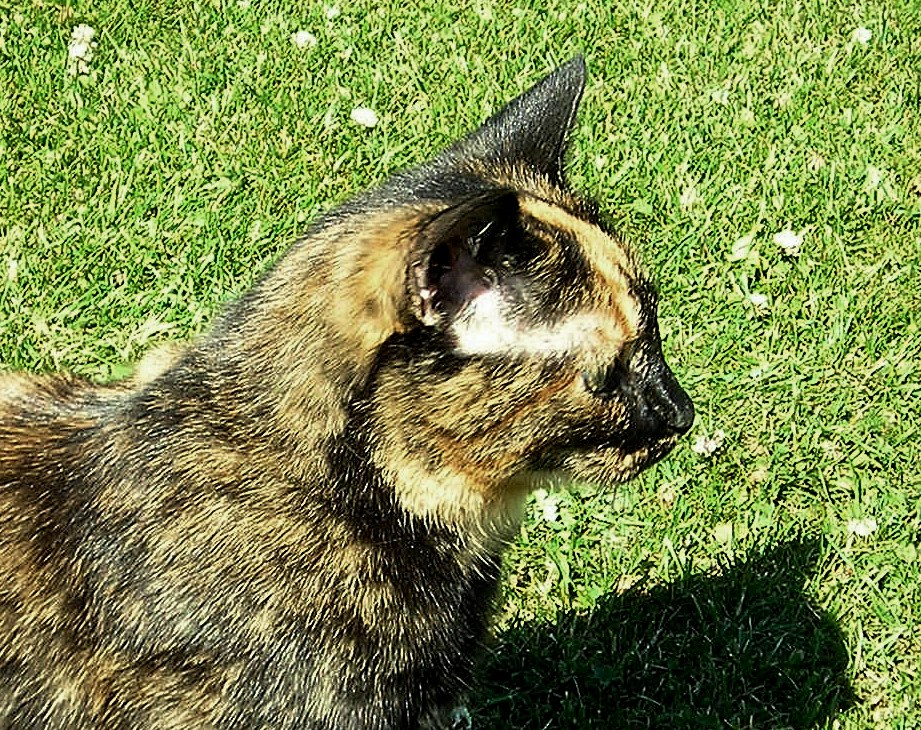
#> input picture data/paper_images/cat_on_grass.jpg, 921 x 730 px
$ python make_mask_badge_reference.py --image ../data/paper_images/cat_on_grass.jpg --semantic-mask ../data/paper_images/dog_sitting_cc0.jpg --output out.png --mask-output out.png
#> lines starting #> are read from the running program, lines starting #| are printed output that depends on the picture; after the words box and inside, x2 and y2 are one past the last pixel; in counts of white or black regions, pixels touching at a corner belong together
from __future__ import annotations

import argparse
import json
import math
from pathlib import Path

import numpy as np
from PIL import Image, ImageDraw, ImageFilter

try:
    import cv2
except Exception:  # pragma: no cover - fallback path is exercised only without opencv.
    cv2 = None


COLOR_RGB = {
    "blue": (18, 88, 220),
    "green": (20, 150, 80),
    "red": (220, 28, 28),
    "yellow": (235, 195, 30),
}


def parse_color(value: str) -> tuple[int, int, int]:
    key = value.lower().strip()
    if key in COLOR_RGB:
        return COLOR_RGB[key]
    parts = [float(item.strip()) for item in value.split(",")]
    if len(parts) != 3:
        raise ValueError("--color must be a known color or r,g,b")
    if max(parts) <= 1.0:
        parts = [v * 255.0 for v in parts]
    return tuple(int(max(0, min(255, round(v)))) for v in parts)


def tight_box(mask: np.ndarray) -> tuple[int, int, int, int]:
    ys, xs = np.where(mask > 127)
    if len(xs) == 0 or len(ys) == 0:
        raise ValueError("semantic mask is empty")
    return int(xs.min()), int(ys.min()), int(xs.max()) + 1, int(ys.max()) + 1


def estimate_background_color(image: Image.Image, semantic_mask: Image.Image) -> tuple[int, int, int]:
    rgb = np.asarray(image.convert("RGB"), dtype=np.uint8)
    hard = np.asarray(semantic_mask) > 127
    dilated = np.asarray(semantic_mask.filter(ImageFilter.MaxFilter(41))) > 0
    ring = dilated & ~hard
    if ring.sum() < 32:
        ring = ~hard
    samples = rgb[ring]
    if len(samples) == 0:
        samples = rgb.reshape(-1, 3)
    return tuple(int(v) for v in np.median(samples, axis=0))


def star_points(cx: float, cy: float, rx: float, ry: float, points: int = 5) -> list[tuple[float, float]]:
    coords = []
    for idx in range(points * 2):
        radius = 1.0 if idx % 2 == 0 else 0.42
        angle = -math.pi / 2.0 + idx * math.pi / points
        coords.append((cx + math.cos(angle) * rx * radius, cy + math.sin(angle) * ry * radius))
    return coords


def heart_points(cx: float, cy: float, rx: float, ry: float, samples: int = 96) -> list[tuple[float, float]]:
    coords = []
    for idx in range(samples):
        t = 2.0 * math.pi * idx / samples
        x = 16.0 * math.sin(t) ** 3
        y = 13.0 * math.cos(t) - 5.0 * math.cos(2.0 * t) - 2.0 * math.cos(3.0 * t) - math.cos(4.0 * t)
        coords.append((cx + (x / 18.0) * rx, cy - (y / 18.0) * ry))
    return coords


def draw_replacement_shape(draw: ImageDraw.ImageDraw, shape: str, box: tuple[int, int, int, int], fill: int) -> None:
    x0, y0, x1, y1 = box
    cx = (x0 + x1) / 2.0
    cy = (y0 + y1) / 2.0
    rx = max(1.0, (x1 - x0) / 2.0)
    ry = max(1.0, (y1 - y0) / 2.0)
    if shape == "ellipse":
        draw.ellipse(box, fill=fill)
    elif shape == "star":
        draw.polygon(star_points(cx, cy, rx, ry), fill=fill)
    elif shape == "heart":
        draw.polygon(heart_points(cx, cy, rx, ry), fill=fill)
    else:
        raise ValueError(f"Unsupported replacement shape: {shape}")


def remove_source_object(
    image: Image.Image,
    semantic_mask: Image.Image,
    *,
    mode: str,
    dilate: int,
    radius: float,
) -> tuple[Image.Image, tuple[int, int, int] | None, tuple[int, int] | None]:
    if mode == "median" or cv2 is None:
        background_color = estimate_background_color(image, semantic_mask)
        filled = image.copy()
        alpha = semantic_mask.point(lambda value: 255 if value > 127 else 0)
        filled.paste(Image.new("RGB", image.size, background_color), (0, 0), alpha)
        return filled, background_color, None

    rgb = np.asarray(image.convert("RGB"), dtype=np.uint8)
    hard = (np.asarray(semantic_mask.convert("L")) > 127).astype(np.uint8) * 255
    if dilate > 0:
        kernel = cv2.getStructuringElement(cv2.MORPH_ELLIPSE, (2 * dilate + 1, 2 * dilate + 1))
        hard = cv2.dilate(hard, kernel, iterations=1)
    if mode == "patch":
        x0, y0, x1, y1 = tight_box(hard)
        box_w = x1 - x0
        box_h = y1 - y0
        candidates = [
            (box_w + 24, 0),
            (box_w + 64, 0),
            (max(64, box_w // 2), 0),
            (0, box_h + 24),
            (-(box_w + 24), 0),
        ]
        height, width = hard.shape
        best_shift = None
        best_score = None
        for dx, dy in candidates:
            sx0, sy0, sx1, sy1 = x0 + dx, y0 + dy, x1 + dx, y1 + dy
            if sx0 < 0 or sy0 < 0 or sx1 > width or sy1 > height:
                continue
            source_mask_overlap = float((hard[sy0:sy1, sx0:sx1] > 0).mean())
            patch = rgb[sy0:sy1, sx0:sx1].astype(np.float32)
            gradient = float(np.abs(np.diff(patch, axis=0)).mean() + np.abs(np.diff(patch, axis=1)).mean())
            score = source_mask_overlap * 1000.0 + gradient
            if best_score is None or score < best_score:
                best_score = score
                best_shift = (dx, dy)
        if best_shift is not None:
            dx, dy = best_shift
            yy, xx = np.where(hard > 0)
            src_x = np.clip(xx + dx, 0, width - 1)
            src_y = np.clip(yy + dy, 0, height - 1)
            filled = rgb.copy()
            filled[yy, xx] = rgb[src_y, src_x]
            feather = cv2.GaussianBlur(hard, (0, 0), sigmaX=2.5, sigmaY=2.5).astype(np.float32) / 255.0
            feather = feather[..., None]
            out = rgb.astype(np.float32) * (1.0 - feather) + filled.astype(np.float32) * feather
            return Image.fromarray(out.clip(0, 255).round().astype(np.uint8)), None, best_shift

    bgr = cv2.cvtColor(rgb, cv2.COLOR_RGB2BGR)
    inpainted = cv2.inpaint(bgr, hard, radius, cv2.INPAINT_TELEA)
    return Image.fromarray(cv2.cvtColor(inpainted, cv2.COLOR_BGR2RGB)), None, None


def make_overlay(image: Image.Image, mask: Image.Image, output: Path) -> None:
    rgb = np.asarray(image.convert("RGB"), dtype=np.float32)
    m = np.asarray(mask.convert("L"), dtype=np.float32)[..., None] / 255.0
    color = np.array([0.0, 150.0, 255.0], dtype=np.float32)
    out = rgb * (1.0 - 0.45 * m) + color * (0.45 * m)
    Image.fromarray(out.clip(0, 255).round().astype(np.uint8)).save(output)


def main() -> None:
    parser = argparse.ArgumentParser(description="Create a badge replacement reference from an automatic semantic mask.")
    parser.add_argument("--image", required=True, type=Path)
    parser.add_argument("--semantic-mask", required=True, type=Path)
    parser.add_argument("--output", required=True, type=Path)
    parser.add_argument("--mask-output", required=True, type=Path)
    parser.add_argument("--overlay-output", type=Path, default=None)
    parser.add_argument("--metadata-output", type=Path, default=None)
    parser.add_argument("--color", default="blue")
    parser.add_argument("--badge-shape", choices=("ellipse", "semantic", "star", "heart"), default="ellipse")
    parser.add_argument("--opacity", type=float, default=0.92)
    parser.add_argument("--scale", type=float, default=0.78)
    parser.add_argument("--blur", type=float, default=0.7)
    parser.add_argument("--background-mode", choices=("patch", "inpaint", "median"), default="patch")
    parser.add_argument("--inpaint-dilate", type=int, default=9)
    parser.add_argument("--inpaint-radius", type=float, default=5.0)
    parser.add_argument("--outline", action="store_true", default=False)
    args = parser.parse_args()

    image = Image.open(args.image).convert("RGB")
#> image is the input picture: PIL image 921x730 RGB; mean R, G, B 122.5, 134.5, 75
    semantic_mask = Image.open(args.semantic_mask).convert("L").resize(image.size)
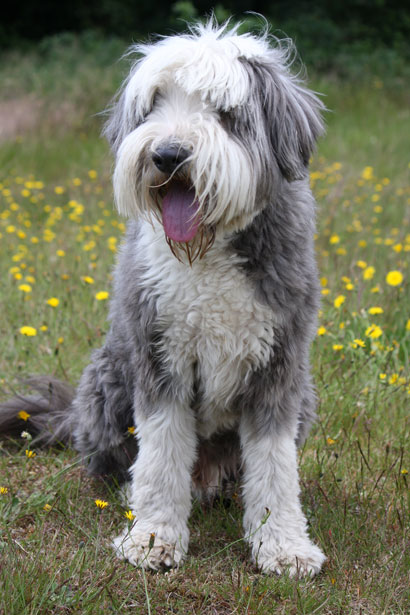
#> input picture data/paper_images/dog_sitting_cc0.jpg, 410 x 615 px
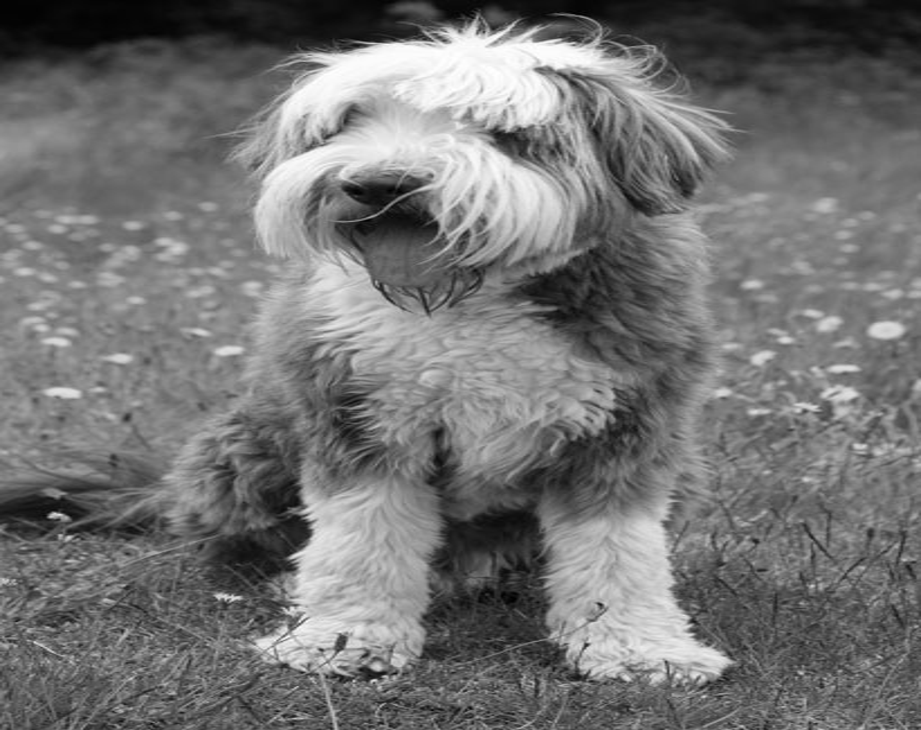
#> semantic_mask: PIL image 921x730 L; min 0, max 255, mean 115.3
    semantic_arr = np.asarray(semantic_mask)
    x0, y0, x1, y1 = tight_box(semantic_arr)
#> x0 = 0; y0 = 16; x1 = 921; y1 = 730

    width = x1 - x0
#> width = 921
    height = y1 - y0
#> height = 714
    scale = max(0.2, min(1.0, args.scale))
    badge_w = max(2, int(round(width * scale)))
#> badge_w = 718
    badge_h = max(2, int(round(min(width, height) * scale)))
#> badge_h = 557
    cx = (x0 + x1) / 2.0
#> cx = 460.5
    cy = (y0 + y1) / 2.0
#> cy = 373
    bx0 = int(round(cx - badge_w / 2.0))
#> bx0 = 102
    by0 = int(round(cy - badge_h / 2.0))
#> by0 = 94
    bx1 = int(round(cx + badge_w / 2.0))
#> bx1 = 820
    by1 = int(round(cy + badge_h / 2.0))
#> by1 = 652

    color = parse_color(args.color)
    cleaned_reference, background_color, background_patch_shift = remove_source_object(
        image,
        semantic_mask,
        mode=args.background_mode,
        dilate=args.inpaint_dilate,
        radius=args.inpaint_radius,
    )
#> in remove_source_object, `hard = (np.asarray(semantic_mask.convert("L")) > 127).astype(np.uint8)..`:
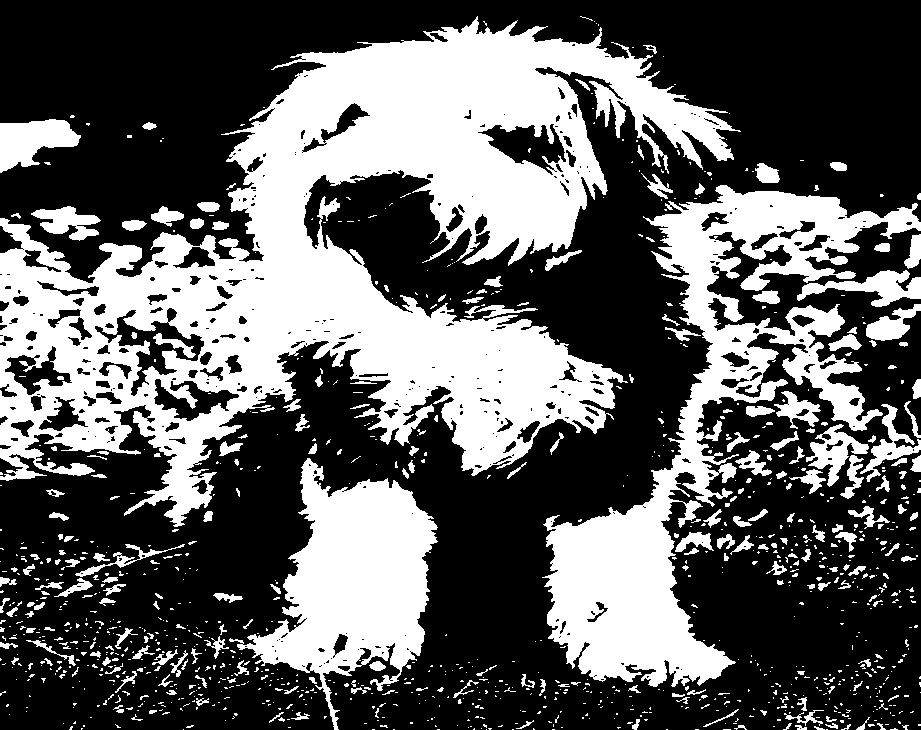
#> hard: shape (730, 921); 37.1% white; 1128 white regions (886 under 20 px), largest, box (x1, y1, x2, y2) and area: (0, 16, 741, 527) 142967, (542, 185, 921, 687) 49826, (229, 458, 438, 730) 24885
#> in remove_source_object, `hard = cv2.dilate(hard, kernel, iterations=1)`:
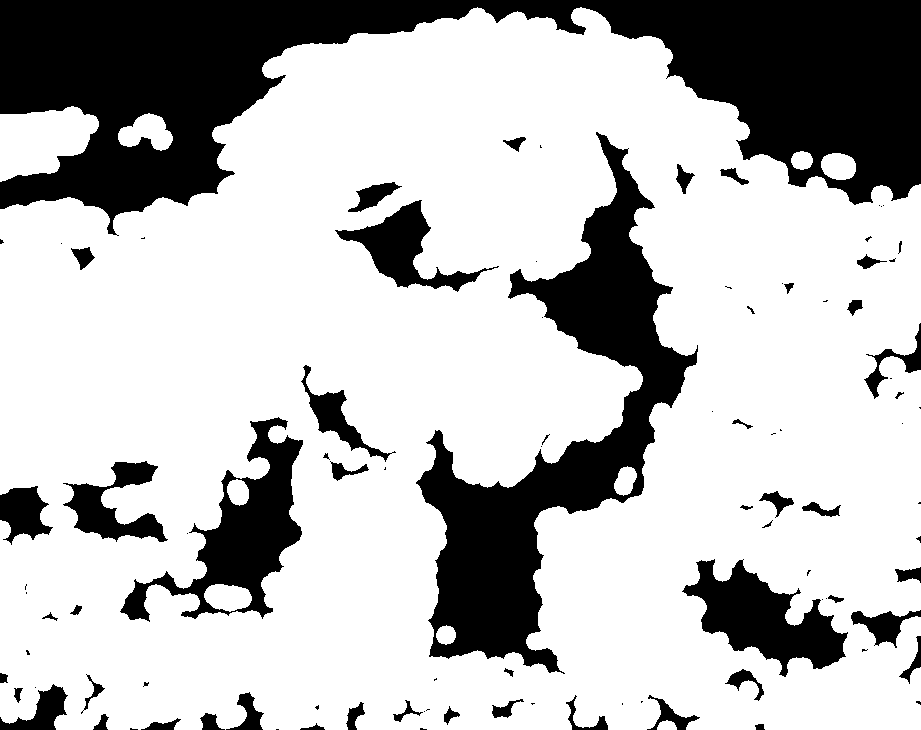
#> hard: shape (730, 921); 73.3% white; 97 black regions (45 under 20 px), largest, box (x1, y1, x2, y2) and area: (0, 0, 921, 236) 93645, (416, 132, 698, 674) 42643, (120, 417, 303, 622) 11709
#> in remove_source_object, `x0, y0, x1, y1 = tight_box(hard)`: x0 = 0; y0 = 7; x1 = 921; y1 = 730
#> in remove_source_object, `box_w = x1 - x0`: box_w = 921
#> in remove_source_object, `box_h = y1 - y0`: box_h = 723
#> in remove_source_object, `candidates = [ (box_w + 24, 0), (box_w + 64, 0), (max(64, box_w // 2),..`: candidates = [(945, 0), (985, 0), (460, 0), (0, 747), (-945, 0)]
#> the loop in remove_source_object, `for dx, dy in candidates:` made 5 passes
#> (dx, dy, sx0, sy0, sx1, sy1) on passes 1 to 5: (945, 0, 945, 7, 1866, 730), (985, 0, 985, 7, 1906, 730), (460, 0, 460, 7, 1381, 730), (0, 747, 0, 754, 921, 1477), (-945, 0, -945, 7, -24, 730)
#> in remove_source_object, `inpainted = cv2.inpaint(bgr, hard, radius, cv2.INPAINT_TELEA)`:
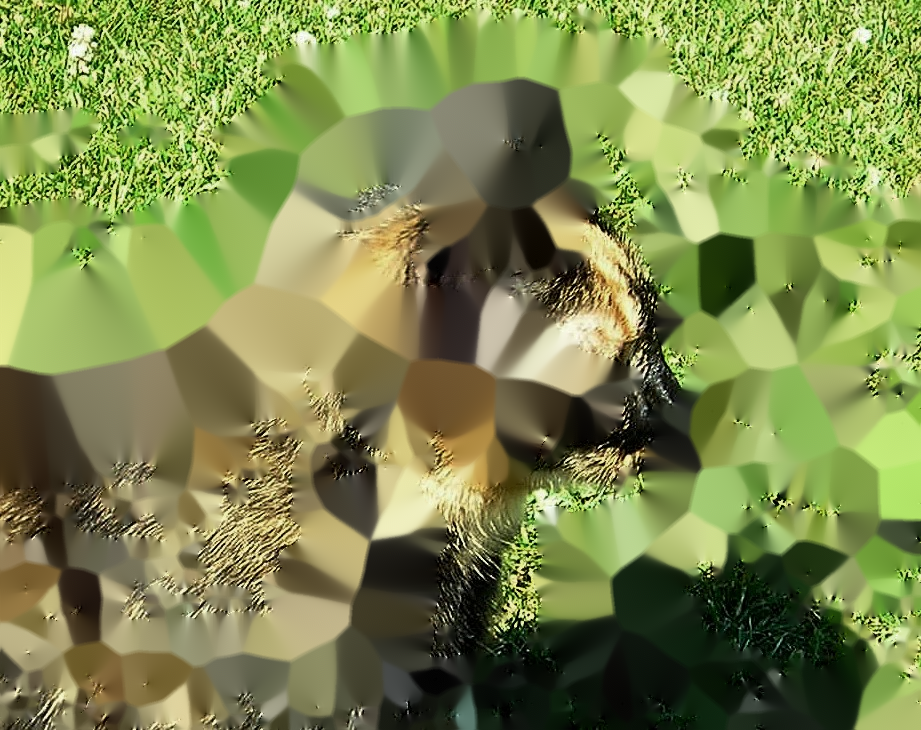
#> inpainted: shape (730, 921, 3); mean B, G, R 77.2, 135.5, 124.3
    badge_mask = Image.new("L", image.size, 0)
#> badge_mask: PIL image 921x730 L; every value is 0
    draw = ImageDraw.Draw(badge_mask)
    if args.badge_shape == "semantic":
        badge_mask = semantic_mask.point(lambda value: 255 if value > 127 else 0)
    else:
        draw_replacement_shape(draw, args.badge_shape, (bx0, by0, bx1, by1), fill=255)
    if args.blur > 0:
        badge_mask = badge_mask.filter(ImageFilter.GaussianBlur(radius=args.blur))
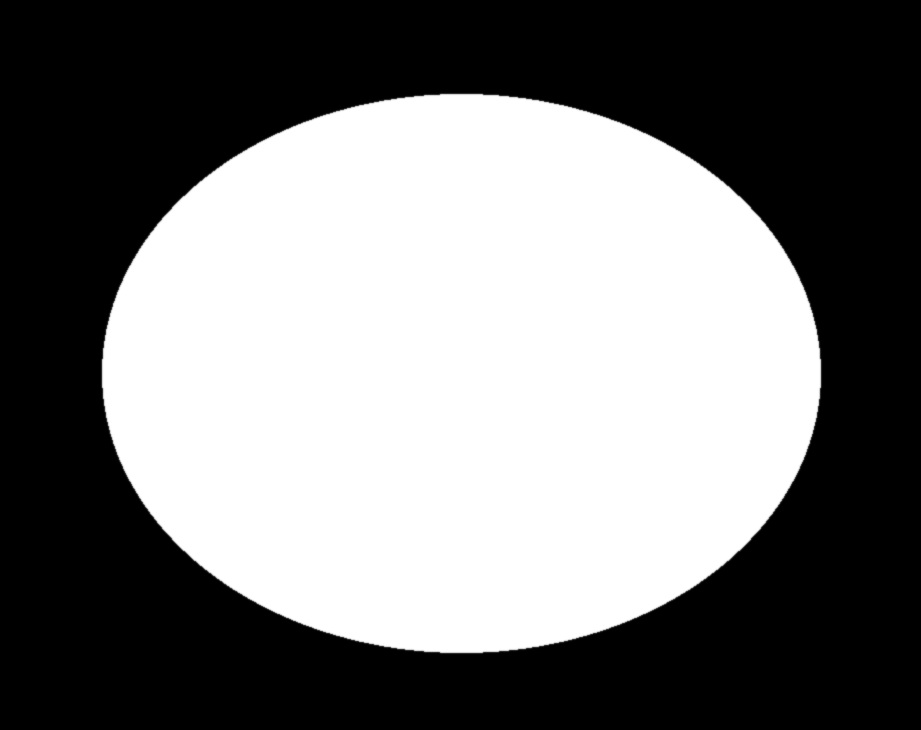
#> badge_mask: PIL image 921x730 L; min 0, max 255, mean 119.7

    rim_mask = Image.new("L", image.size, 0)
    rim_draw = ImageDraw.Draw(rim_mask)
    if args.outline:
        outline_w = max(3, int(round(min(badge_w, badge_h) * 0.08)))
        inner = badge_mask.filter(ImageFilter.MinFilter(outline_w | 1))
        rim_arr = np.maximum(0, np.asarray(badge_mask, dtype=np.int16) - np.asarray(inner, dtype=np.int16))
        rim_mask = Image.fromarray(rim_arr.clip(0, 255).astype(np.uint8), mode="L")
    highlight_mask = Image.new("L", image.size, 0)
    highlight_draw = ImageDraw.Draw(highlight_mask)
    if args.badge_shape == "ellipse":
        highlight_draw.ellipse(
            (
                int(round(bx0 + badge_w * 0.22)),
                int(round(by0 + badge_h * 0.18)),
                int(round(bx0 + badge_w * 0.46)),
                int(round(by0 + badge_h * 0.36)),
            ),
            fill=90,
        )

    reference = cleaned_reference
    alpha = badge_mask.point(lambda value: int(round(value * max(0.0, min(1.0, args.opacity)))))
    reference.paste(Image.new("RGB", image.size, color), (0, 0), alpha)
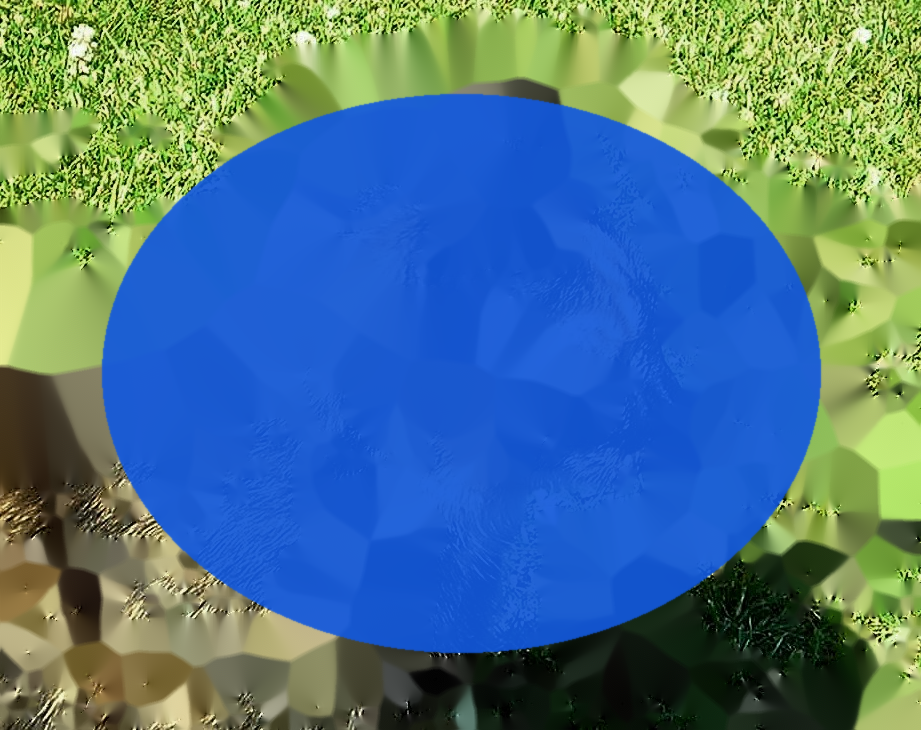
#> reference: PIL image 921x730 RGB; mean R, G, B 76.2, 116.3, 137.2
    reference.paste(Image.new("RGB", image.size, (70, 10, 10)), (0, 0), rim_mask.point(lambda value: int(value * 0.55)))
    reference.paste(Image.new("RGB", image.size, (235, 245, 255)), (0, 0), highlight_mask)

    args.output.parent.mkdir(parents=True, exist_ok=True)
    args.mask_output.parent.mkdir(parents=True, exist_ok=True)
    reference.save(args.output)
    badge_mask.save(args.mask_output)
    if args.overlay_output is not None:
        args.overlay_output.parent.mkdir(parents=True, exist_ok=True)
        make_overlay(image, badge_mask, args.overlay_output)

    metadata = {
        "image": str(args.image),
        "semantic_mask": str(args.semantic_mask),
        "output": str(args.output),
        "mask_output": str(args.mask_output),
        "semantic_pixel_box": [x0, y0, x1, y1],
        "badge_pixel_box": [bx0, by0, bx1, by1],
        "color": args.color,
        "badge_shape": args.badge_shape,
        "background_mode": args.background_mode,
        "semantic_fill_color": list(background_color) if background_color is not None else None,
        "background_patch_shift": list(background_patch_shift) if background_patch_shift is not None else None,
        "inpaint_dilate": int(args.inpaint_dilate),
        "inpaint_radius": float(args.inpaint_radius),
        "opacity": float(args.opacity),
        "scale": float(scale),
        "mask_area_gt_0_5": float((np.asarray(badge_mask) > 127).mean()),
    }
    if args.metadata_output is not None:
        args.metadata_output.parent.mkdir(parents=True, exist_ok=True)
        args.metadata_output.write_text(json.dumps(metadata, indent=2, sort_keys=True))
    print(json.dumps(metadata, sort_keys=True))
#> (printed output is left out)


if __name__ == "__main__":
    main()
